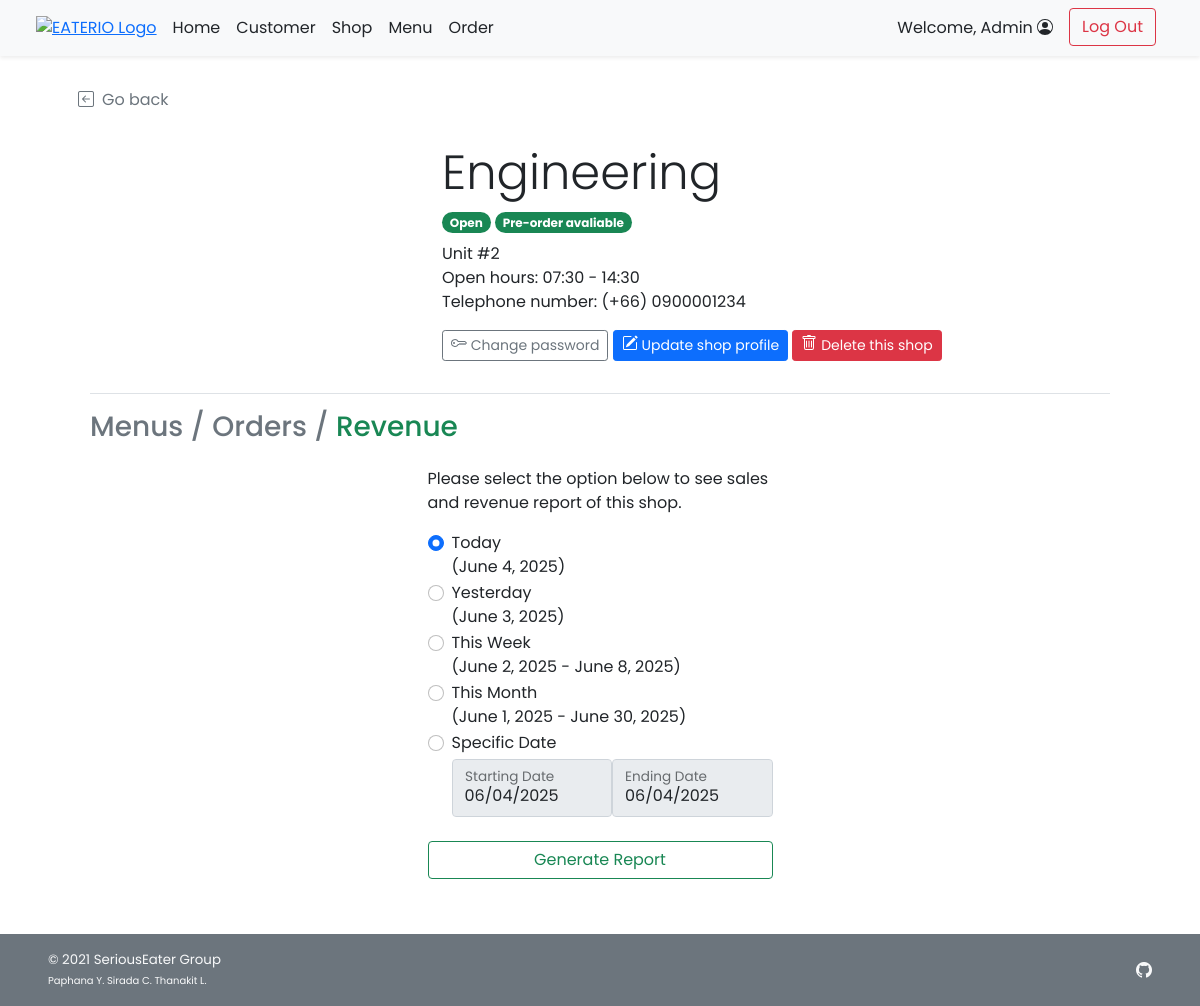
Screenshot of /admin/admin_shop_revenue.php?s_id=1 (signed in) with the database file from the repository.
### tables this page shows
CREATE TABLE `shop` (
  `s_id` int(11) NOT NULL,
  `s_username` varchar(45) NOT NULL,
  `s_pwd` varchar(45) NOT NULL,
  `s_name` varchar(100) NOT NULL,
  `s_location` varchar(100) NOT NULL,
  `s_openhour` time NOT NULL,
  `s_closehour` time NOT NULL,
  `s_status` tinyint(4) NOT NULL DEFAULT 1 COMMENT 'Shop ready for taking an order or not (True for open, False for close)',
  `s_preorderStatus` tinyint(4) NOT NULL DEFAULT 1 COMMENT 'Shop is ready for tomorrow pre-order or not',
  `s_email` varchar(100) NOT NULL,
  `s_phoneno` varchar(45) NOT NULL,
  `s_pic` text DEFAULT NULL
);

### shop/range_fn.php (called while the page is built, shortened)
<?php
    function rangeWeek ($datestr) {
        $dt = strtotime ($datestr);
        return array (
            "start" => date ('N', $dt) == 1 ? date ('Y-m-d', $dt) : date ('Y-m-d', strtotime ('last monday', $dt)),
            "end" => date('N', $dt) == 7 ? date ('Y-m-d', $dt) : date ('Y-m-d', strtotime ('next sunday', $dt))
        );
    }
    function rangeMonth ($datestr) {
        $dt = strtotime ($datestr);
        return array (
            "start" => date ('Y-m-d', strtotime ('first day of this month', $dt)),
            "end" => date ('Y-m-d', strtotime ('last day of this month', $dt))
        );
    }
?>

### admin/admin_shop_revenue.php (the view, shortened to what this page needs)
<!DOCTYPE html>
<html lang="en">
<head>
    <?php
        include("../conn_db.php");
        include('../head.php');
        include("../shop/range_fn.php");
    ?>
    <link href="../css/main.css" rel="stylesheet">
    <link href="../css/menu.css" rel="stylesheet">
    <link href="../css/login.css" rel="stylesheet">
</head>
<body class="d-flex flex-column h-100 bg-white">
    <?php include('nav_header_admin.php')?>
    <?php
        $s_id = $_GET["s_id"];
        $query = "SELECT s_name,s_location,s_openhour,s_closehour,s_status,s_preorderstatus,s_phoneno,s_pic
        FROM shop WHERE s_id = {$s_id} LIMIT 0,1";
        $result = $mysqli -> query($query);
        $shop_row = $result -> fetch_array();
    ?>
    <div class="container px-5 py-4" id="shop-body">
        <a class="nav nav-item text-decoration-none text-muted mb-2" href="#" onclick="history.back();">
            <i class="bi bi-arrow-left-square me-2"></i>Go back
        </a>
        <div class="container row row-cols-6 row-cols-md-12 g-5 pt-4 mb-4" id="shop-header">
            <div class="rounded-25 col-6 col-md-4" id="shop-img" style="
                    background: url(
                        <?php
                            if(is_null($shop_row["s_pic"])){echo "'../img/default.png'";}
                            else{echo "'../img/{$shop_row['s_pic']}'";}
                        ?>
                    ) center; height: 225px;
                    background-size: cover; background-repeat: no-repeat;
                    background-position: center;">
            </div>
            <div class="col-6 col-md-8">
                <h1 class="display-5 strong"><?php echo $shop_row["s_name"];?></h1>
                <ul class="list-unstyled">
                    <li class="my-2">
                        <?php
                            $now = date('H:i:s');
                            if((($now < $shop_row["s_openhour"])||($now > $shop_row["s_closehour"]))||($shop_row["s_status"]==0)){
                        ?>
                        <span class="badge rounded-pill bg-danger">Closed</span>
                        <?php }else{ ?>
                        <span class="badge rounded-pill bg-success">Open</span>
                        <?php }
                            if($shop_row["s_preorderstatus"]==1){
                        ?>
                        <span class="badge rounded-pill bg-success">Pre-order avaliable</span>
                        <?php }else{ ?>
                        <span class="badge rounded-pill bg-danger">Pre-order Unavaliable</span>
                        <?php } ?>
                    </li>
                    <li class=""><?php echo $shop_row["s_location"];?></li>
                    <li class="">Open hours:
                        <?php
                            $open = explode(":",$shop_row["s_openhour"]);
                            $close = explode(":",$shop_row["s_closehour"]);
                            echo $open[0].":".$open[1]." - ".$close[0].":".$close[1];
                        ?>
                    </li>
                    <li class="">Telephone number: <?php echo "(+66) ".$shop_row["s_phoneno"];?></li>
                </ul>
                <a class="btn btn-sm btn-outline-secondary" href="admin_shop_pwd.php?s_id=<?php echo $s_id?>">
            Change password
        </a>
        <a class="btn btn-sm btn-primary mt-2 mt-md-0" href="admin_shop_edit.php?s_id=<?php echo $s_id?>">
            Update shop profile
        </a>
        <a class="btn btn-sm btn-danger mt-2 mt-md-0" href="admin_shop_delete.php?s_id=<?php echo $s_id?>">
            Delete this shop
        </a>
            </div>
        </div>
        <div class="container">
        <h3 class="border-top pt-3 my-2">
            <a class="text-decoration-none link-secondary" href="admin_shop_detail.php?s_id=<?php echo $s_id?>">Menus</a>
            <span class="text-secondary">/</span>
            <a class="nav-item text-decoration-none link-secondary" href="admin_shop_order.php?s_id=<?php echo $s_id?>">Orders</a></span>
            <span class="text-secondary">/</span>
            <a class="nav-item text-decoration-none link-success" href="admin_shop_revenue.php?s_id=<?php echo $s_id?>">Revenue</a></span>
        </h3>
        </div>
        <div class="container form-signin">
        <form method="GET" action="admin_shop_report.php" class="form-floating">
            <p>Please select the option below to see sales and revenue report of this shop.</p>
            <div class="form-check">
                <input class="form-check-input" type="radio" name="rev_mode" id="rev_mode1" value="1" checked onclick="switch_disable(0)">
                <label class="form-check-label" for="rev_mode1">
                    Today<br />(<?php echo date('F j, Y');?>)
                </label>
            </div>
            <div class="form-check">
                <input class="form-check-input" type="radio" name="rev_mode" id="rev_mode2" value="2" onclick="switch_disable(0)">
                <label class="form-check-label" for="rev_mode2">
                    Yesterday<br />(<?php echo (new Datetime()) -> sub(new DateInterval("P1D")) -> format('F j, Y');?>)
                </label>
            </div>
            <div class="form-check">
                <input class="form-check-input" type="radio" name="rev_mode" id="rev_mode3" value="3" onclick="switch_disable(0)">
                <label class="form-check-label" for="rev_mode3">
                    This Week<br /> (<?php
                    $weekrange = rangeWeek(date('Y-n-j'));
                    $week_start = (new Datetime($weekrange["start"])) -> format('F j, Y');
                    $week_end = (new Datetime($weekrange["end"])) -> format('F j, Y');
                    echo "{$week_start} - {$week_end}";
                    ?>)
                </label>
            </div>
            <div class="form-check">
                <input class="form-check-input" type="radio" name="rev_mode" id="rev_mode4" value="4" onclick="switch_disable(0)">
                <label class="form-check-label" for="rev_mode4">
                    This Month<br /> (<?php
                    $monthrange = rangeMonth(date('Y-n-j'));
                    $month_start = (new Datetime($monthrange["start"])) -> format('F j, Y');
                    $month_end = (new Datetime($monthrange["end"])) -> format('F j, Y');
                    echo "{$month_start} - {$month_end}";
                    ?>)
                </label>
            </div>
            <div class="form-check">
                <input class="form-check-input" type="radio" name="rev_mode" id="rev_mode5" value="5" onclick="switch_disable(1)">
                <label class="form-check-label" for="rev_mode5">
                    Specific Date<br />
                </label>
                <div class="row row-cols-2 g-0 mt-1 mb-2">
                    <div class="col">
                        <div class="form-floating">
                            <input type="date" class="form-control" id="start_date" placeholder="Starting Date"
                                value="<?php echo date('Y-m-d');?>" max="<?php echo date('Y-m-d');?>" name="start_date"
                                oninput="update_minrange()" disabled>
                            <label for="start_date">Starting Date</label>
                        </div>
                    </div>
                    <div class="col">
                        <div class="form-floating">
                            <input type="date" class="form-control" id="end_date" placeholder="Ending Date"
                                value="<?php echo date('Y-m-d');?>" max="<?php echo date('Y-m-d');?>" name="end_date" disabled>
                            <label for="end_date">Ending Date</label>
                        </div>
                    </div>
                </div>
            </div>
            <button class="w-100 btn btn-outline-success my-3" type="submit">Generate Report</button>
        </form>
    </div>
    </div>
    <footer
        class="footer d-flex flex-wrap justify-content-between align-items-center px-5 py-3 mt-auto bg-secondary text-light">
        <span class="smaller-font">&copy; 2021 SeriousEater Group<br /><span class="xsmall-font">Paphana Y. Sirada C.
                Thanakit L.</span></span>
        <ul class="nav justify-content-end list-unstyled d-flex">
            <li class="ms-3"><a class="text-light" target="_blank" href="https://github.com/waterthatfrozen/EATERIO"><i
                        class="bi bi-github"></i></a></li>
        </ul>
    </footer>
</body>
</html>

### css/main.css (style rules this page uses)
html { height: 100%; }
body { height: 100%; padding-top: 4rem; margin-bottom: -50px; font-family: 'Poppins', 'Noto Sans Thai', sans-serif; }
a { cursor: pointer; }
.bi { vertical-align: -.125em; fill: currentColor; }
.smaller-font { font-size: smaller; }
.xsmall-font { font-size: x-small; }
.rounded-25 { border-radius: 25px; }

### css/menu.css (style rules this page uses)
html, body { height: 100%; }

### css/login.css (style rules this page uses)
html, body { height: 100%; font-family: 'Poppins', 'Noto Sans Thai', sans-serif; }
body { background-color: #f5f5f5; padding-top: 4rem; margin-bottom: -50px; }
.form-signin { width: 100%; max-width: 375px; padding: 15px; margin: auto; }
.smaller-font { font-size: smaller; }
.xsmall-font { font-size: x-small; }
.rounded-25 { border-radius: 25px; }

### rows the page displays
shop: s_name "Engineering", s_location "Unit #2", s_openhour "07", s_openhour "30", s_closehour "14", s_closehour "30", s_phoneno "0900001234"

### other values shown
$_SESSION['firstname'] "Admin"
$week_start "June 2, 2025"
$week_end "June 8, 2025"
$month_start "June 1, 2025"
$month_end "June 30, 2025"
